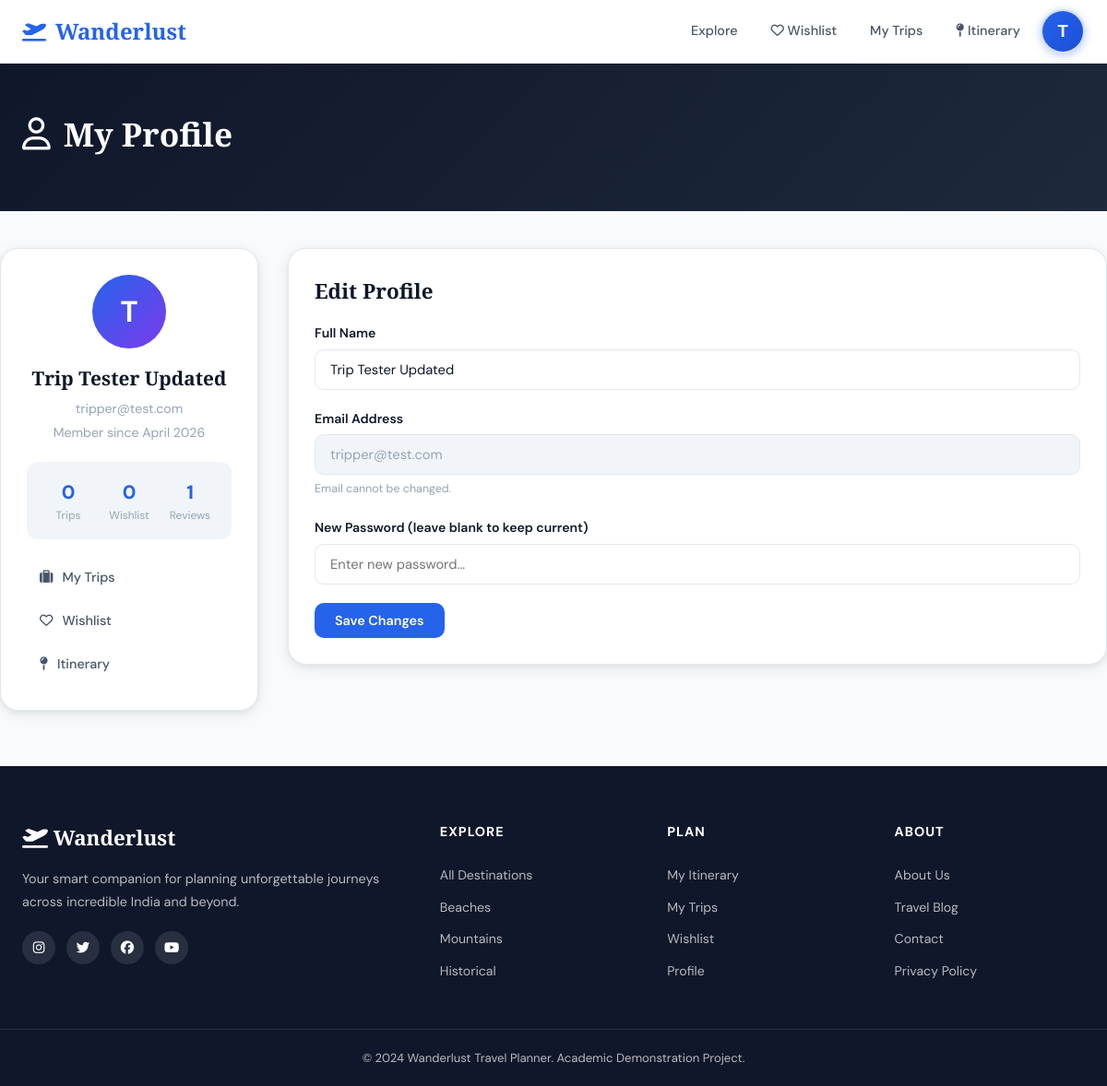
/profile (signed in), run on the app's committed database.
### app.py (models this page shows, shortened)
class User(db.Model):
    __tablename__ = 'users'
    id            = db.Column(db.Integer, primary_key=True)
    name          = db.Column(db.String(100), nullable=False)
    email         = db.Column(db.String(150), unique=True, nullable=False)
    password_hash = db.Column(db.String(256), nullable=False)
    is_admin      = db.Column(db.Boolean, default=False)
    created_at    = db.Column(db.DateTime, default=datetime.utcnow)
    trips         = db.relationship('Trip',     backref='user', lazy=True)
    wishlist      = db.relationship('Wishlist', backref='user', lazy=True)
    reviews       = db.relationship('Review',   backref='user', lazy=True)

### app.py (the view, shortened to what this page needs)
@app.route('/profile', methods=['GET', 'POST'])
@login_required
def profile():
    trips_count    = Trip.query.filter_by(user_id=current_user.id).count()
    wishlist_count = Wishlist.query.filter_by(user_id=current_user.id).count()
    reviews_count  = Review.query.filter_by(user_id=current_user.id).count()
    return render_template('profile.html', trips_count=trips_count,
                           wishlist_count=wishlist_count, reviews_count=reviews_count)

### app.py (called while the page is built)
@login_manager.user_loader
def load_user(user_id):
    return db.session.get(User, int(user_id))

@app.context_processor
def inject_cart_count():
    count = 0
    if current_user.is_authenticated:
        sid = session.get('cart_session')
        if sid:
            count = ItineraryItem.query.filter_by(
                user_id=current_user.id, trip_id=None, session_id=sid).count()
    return dict(cart_count=count)

### templates/profile.html (shortened to what this page needs)
{% extends "layout.html" %}
{% block content %}
<div class="page-header-simple">
  <div class="container">
    <h1><i class="fa-regular fa-user"></i> My Profile</h1>
  </div>
</div>
<div class="container profile-page">
  <div class="profile-grid">
    <div class="profile-sidebar">
      <div class="profile-avatar-big">{{ current_user.name[0].upper() }}</div>
      <h2>{{ current_user.name }}</h2>
      <p>{{ current_user.email }}</p>
      <p class="profile-since">Member since {{ current_user.created_at.strftime('%B %Y') }}</p>
      <div class="profile-stats">
        <div class="profile-stat"><span class="profile-stat-num">{{ trips_count }}</span><span>Trips</span></div>
        <div class="profile-stat"><span class="profile-stat-num">{{ wishlist_count }}</span><span>Wishlist</span></div>
        <div class="profile-stat"><span class="profile-stat-num">{{ reviews_count }}</span><span>Reviews</span></div>
      </div>
      <div class="profile-quick-links">
        <a href="{{ url_for('trips') }}"><i class="fa-solid fa-suitcase"></i> My Trips</a>
        <a href="{{ url_for('wishlist') }}"><i class="fa-regular fa-heart"></i> Wishlist</a>
        <a href="{{ url_for('itinerary') }}"><i class="fa-solid fa-map-pin"></i> Itinerary</a>
      </div>
    </div>
    <div class="profile-main">
      <div class="detail-card">
        <h2>Edit Profile</h2>
        <form action="{{ url_for('profile') }}" method="POST">
          <div class="form-group">
            <label>Full Name</label>
            <input type="text" name="name" value="{{ current_user.name }}" class="form-input">
          </div>
          <div class="form-group">
            <label>Email Address</label>
            <input type="email" value="{{ current_user.email }}" class="form-input" disabled>
            <small>Email cannot be changed.</small>
          </div>
          <div class="form-group">
            <label>New Password (leave blank to keep current)</label>
            <input type="password" name="new_password" class="form-input" placeholder="Enter new password...">
          </div>
          <button type="submit" class="btn-primary">Save Changes</button>
        </form>
      </div>
    </div>
  </div>
</div>
{% endblock %}

### templates/layout.html (shortened to what this page needs)
<!DOCTYPE html>
<html lang="en">
<head>
<link rel="stylesheet" href="https://cdnjs.cloudflare.com/ajax/libs/font-awesome/6.5.0/css/all.min.css">
<link rel="stylesheet" href="https://unpkg.com/leaflet@1.9.4/dist/leaflet.css">
<link rel="stylesheet" href="{{ url_for('static', filename='css/style.css') }}">
</head>
<body>
<nav class="navbar">
  <div class="nav-container">
    <a href="{{ url_for('index') }}" class="nav-logo">
      <i class="fa-solid fa-plane-departure"></i>
      <span>Wanderlust</span>
    </a>
    <div class="nav-links">
      <a href="{{ url_for('destinations') }}">Explore</a>
      {% if current_user.is_authenticated %}
      <a href="{{ url_for('wishlist') }}"><i class="fa-regular fa-heart"></i> Wishlist</a>
      <a href="{{ url_for('trips') }}">My Trips</a>
      <a href="{{ url_for('itinerary') }}" class="cart-link">
        <i class="fa-solid fa-map-pin"></i> Itinerary
      </a>
      <div class="nav-dropdown">
        <button class="nav-avatar" title="{{ current_user.name }}">{{ current_user.name[0].upper() }}</button>
      </div>
      {% else %}
      <a href="{{ url_for('login') }}" class="btn-nav-outline">Sign In</a>
      <a href="{{ url_for('register') }}" class="btn-nav">Get Started</a>
      {% endif %}
    </div>
  </div>
</nav>
<main>
{% block content %}{% endblock %}
</main>
<footer class="footer">
  <div class="footer-container">
    <div class="footer-brand">
      <div class="footer-logo"><i class="fa-solid fa-plane-departure"></i> Wanderlust</div>
      <p>Your smart companion for planning unforgettable journeys across incredible India and beyond.</p>
      <div class="footer-social">
        <a href="#"><i class="fa-brands fa-instagram"></i></a>
        <a href="#"><i class="fa-brands fa-twitter"></i></a>
        <a href="#"><i class="fa-brands fa-facebook"></i></a>
        <a href="#"><i class="fa-brands fa-youtube"></i></a>
      </div>
    </div>
    <div class="footer-links">
      <h4>Explore</h4>
      <a href="{{ url_for('destinations') }}">All Destinations</a>
      <a href="{{ url_for('destinations') }}?category=Beach">Beaches</a>
      <a href="{{ url_for('destinations') }}?category=Mountain">Mountains</a>
      <a href="{{ url_for('destinations') }}?category=Historical">Historical</a>
    </div>
    <div class="footer-links">
      <h4>Plan</h4>
      <a href="{{ url_for('itinerary') }}">My Itinerary</a>
      <a href="{{ url_for('trips') }}">My Trips</a>
      <a href="{{ url_for('wishlist') }}">Wishlist</a>
      <a href="{{ url_for('profile') }}">Profile</a>
    </div>
    <div class="footer-links">
      <h4>About</h4>
      <a href="#">About Us</a>
      <a href="#">Travel Blog</a>
      <a href="#">Contact</a>
      <a href="#">Privacy Policy</a>
    </div>
  </div>
  <div class="footer-bottom">
    <p>&copy; 2024 Wanderlust Travel Planner. Academic Demonstration Project.</p>
  </div>
</footer>
</body>
</html>

### data on the page
User: name "T", name "Trip Tester Updated", email "tripper@test.com", created_at "April 2026"

### other printed values
{{ trips_count }} "0"
{{ wishlist_count }} "0"
{{ reviews_count }} "1"
